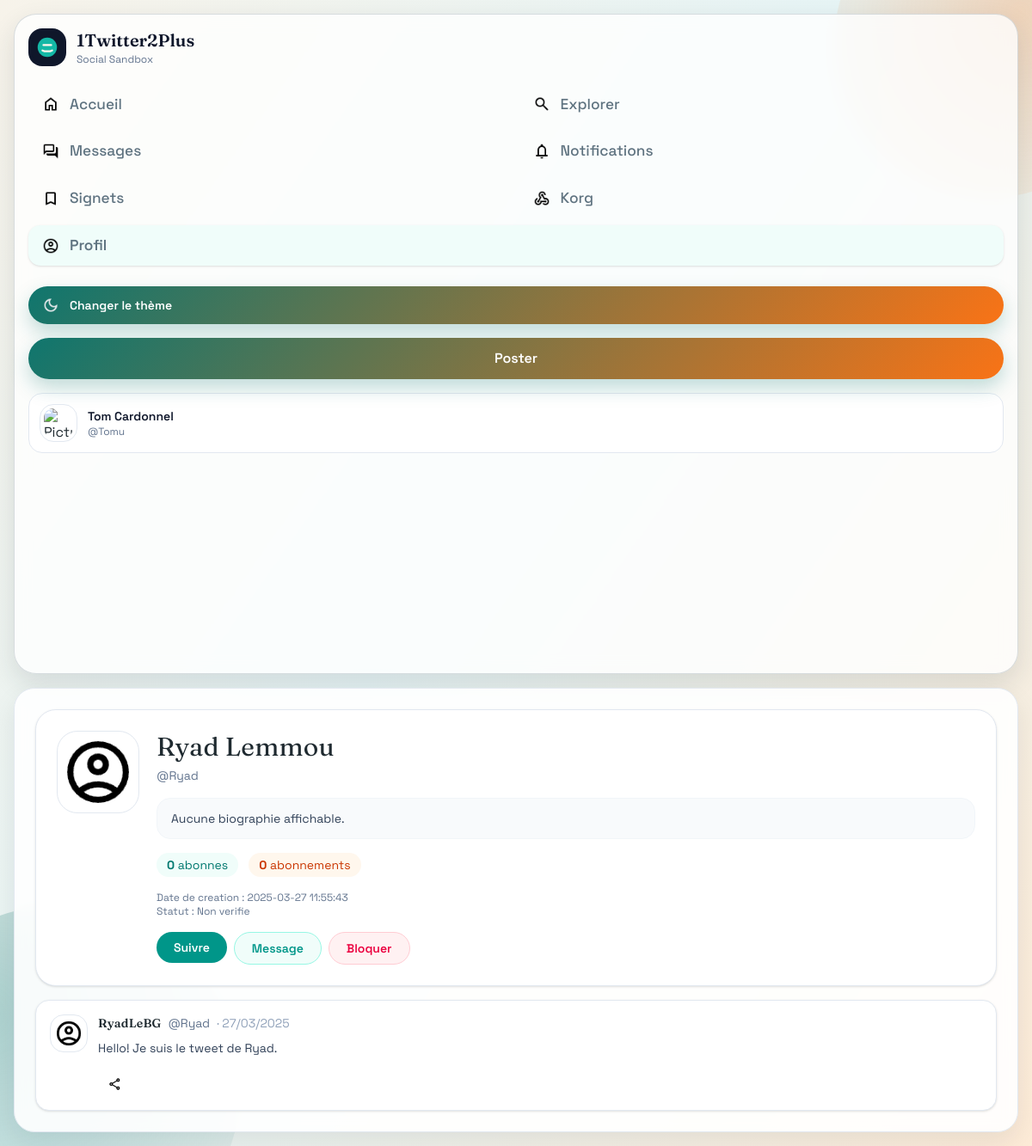
Page /account?username=Ryad (signed in) on the committed database.
### tables this page shows
CREATE TABLE `user` (
  `id` integer PRIMARY KEY AUTO_INCREMENT,
  `role` varchar(255) DEFAULT 'user',
  `firstname` varchar(255) NOT NULL,
  `lastname` varchar(255) NOT NULL,
  `username` varchar(255) UNIQUE NOT NULL,
  `display_name` varchar(255),
  `email` varchar(255) UNIQUE NOT NULL,
  `password` varchar(255) NOT NULL,
  `birthdate` date NOT NULL,
  `phone` varchar(255) NULL,
  `url` varchar(255) NULL,
  `biography` varchar(255) NULL,
  `city` varchar(255) NULL,
  `country` varchar(255) NULL,
  `genre` varchar(255) NULL,
  `picture` varchar(255) NULL,
  `header` varchar(255) NULL,
  `NSFW` boolean DEFAULT false,
  `is_active` boolean DEFAULT true NOT NULL,
  `is_verified` boolean DEFAULT false NOT NULL,
  `ban` varchar(255) DEFAULT NULL,
  `creation_date` datetime DEFAULT CURRENT_TIMESTAMP,
  `verified_date` date DEFAULT NULL,
  `inactive_date` date DEFAULT NULL,
  `verification_code` varchar(6) NULL
);

CREATE TABLE `tweet` (
  `id` integer PRIMARY KEY AUTO_INCREMENT,
  `id_user` integer NOT NULL,
  `reply_to` integer NULL,
  `quote_to` integer NULL,
  `NSFW` boolean DEFAULT false NOT NULL,
  `content` varchar(140) NOT NULL,
  `creation_date` datetime DEFAULT CURRENT_TIMESTAMP,
  `is_pinned` boolean NOT NULL DEFAULT false,
  `is_community` boolean NOT NULL DEFAULT false,
  `media1` varchar(255) NULL,
  `media2` varchar(255) NULL,
  `media3` varchar(255) NULL,
  `media4` varchar(255) NULL,
  FOREIGN KEY (id_user) REFERENCES user(id),
  FOREIGN KEY (reply_to) REFERENCES tweet(id),
  FOREIGN KEY (quote_to) REFERENCES tweet(id)
);

### app/views/Account_View.php (the view, shortened to what the rows shown need)
<!DOCTYPE html>
<html lang="fr">
<head>
    <link href="/css/output.css" rel="stylesheet">
    <link rel="stylesheet" href="/css/ui-refresh.css">
</head>
<body class="ui-refresh min-h-screen bg-linear-to-br from-amber-50 via-cyan-50 to-rose-50 text-slate-800 dark:text-slate-200 font-['Space_Grotesk',sans-serif] dark:from-slate-950 dark:via-slate-900 dark:to-slate-950 ">
    <main class="relative z-10 mx-auto w-[95%] xl:w-4/5 px-4 py-4">
        <div class="grid min-h-[calc(100vh-2rem)] grid-cols-1 gap-4 xl:grid-cols-[250px_minmax(0,1fr)]">
            <section class="space-y-4 overflow-hidden rounded-3xl border border-slate-200 dark:border-slate-800 bg-white/90 dark:bg-slate-900/90 p-4 shadow-[0_12px_30px_rgba(15,23,42,0.08)] backdrop-blur-sm sm:p-6">
                <?php if (isset($user) && is_array($user)): ?>
                <section class="rounded-3xl border border-slate-200 dark:border-slate-800 bg-white dark:bg-slate-900 p-5 shadow-sm sm:p-6">
                    <div class="flex flex-col gap-5 sm:flex-row sm:items-start">
                        <img src="<?= !empty($user['picture']) ? htmlspecialchars($user['picture']) : '/assets/Black_Icons/Black_profil.png' ?>"
                            alt="Photo de profil" class="h-24 w-24 rounded-3xl border border-slate-200 dark:border-slate-700 object-cover p-1">
                        <div class="w-full">
                            <h1 class="font-['Fraunces',serif] text-3xl leading-tight text-slate-900 dark:text-slate-100"><?= htmlspecialchars($user['firstname'] ?? '') ?> <?= htmlspecialchars($user['lastname'] ?? '') ?></h1>
                            <p class="mt-1 text-sm text-slate-500 dark:text-slate-400">@<?= htmlspecialchars($user['username'] ?? '') ?></p>
                            <?php if ($hasBlockedMe): ?>
                                <p class="mt-4 rounded-2xl border border-rose-100 dark:border-rose-800 bg-rose-50 dark:bg-rose-900/30 px-4 py-3 text-sm font-semibold text-rose-700 dark:text-rose-300">
                                    Cet utilisateur vous a bloqué.
                                </p>
                            <?php else: ?>
                                <p class="mt-4 rounded-2xl border border-slate-100 dark:border-slate-700 bg-slate-50 dark:bg-slate-800 px-4 py-3 text-sm leading-relaxed text-slate-700 dark:text-slate-200">
                                    <?= !empty($user['biography']) ? nl2br(htmlspecialchars($user['biography'])) : 'Aucune biographie affichable.' ?>
                                </p>
                                <div class="mt-4 flex flex-wrap gap-3 text-sm">
                                    <span class="rounded-full bg-teal-50 dark:bg-teal-900/30 px-3 py-1 text-teal-700 dark:text-teal-300"><strong><?= $followersCount ?? 0 ?></strong> abonnes</span>
                                    <span class="rounded-full bg-orange-50 dark:bg-orange-900/30 px-3 py-1 text-orange-700 dark:text-orange-300"><strong><?= $followingCount ?? 0 ?></strong> abonnements</span>
                                </div>
                                <div class="mt-4 text-xs text-slate-500 dark:text-slate-400">
                                    <p>Date de creation : <?= !empty($user['creation_date']) ? htmlspecialchars($user['creation_date']) : 'Non disponible' ?></p>
                                    <p>Statut : <?= !empty($user['is_verified']) && $user['is_verified'] ? 'Verifie' : 'Non verifie' ?></p>
                                </div>
                                <div class="mt-4 flex gap-2">
                                <?php if (!($isOwnProfile ?? true)): ?>
                                    <form action="<?= ($isFollowing ?? false) ? '/unfollow' : '/follow' ?>" method="POST">
                                        <button type="submit" class="rounded-full px-5 py-2 text-sm font-semibold text-white transition <?= ($isFollowing ?? false) ? 'bg-slate-700 hover:bg-slate-600' : 'bg-teal-600 hover:bg-teal-700' ?>">
                                            <?= ($isFollowing ?? false) ? 'Ne plus suivre' : 'Suivre' ?>
                                        </button>
                                    </form>
                                    <a href="/message?username=<?= urlencode($user['username'] ?? '') ?>" class="rounded-full border border-teal-200 dark:border-teal-800 bg-teal-50 dark:bg-teal-900/30 px-5 py-2 text-sm font-semibold text-teal-600 dark:text-teal-400 transition hover:bg-teal-100 dark:hover:bg-teal-900/50 flex items-center justify-center">
                                        Message
                                    </a>
                                    <form action="/block" method="POST">
                                        <button type="submit" class="rounded-full border border-rose-200 dark:border-rose-800 bg-rose-50 dark:bg-rose-900/30 px-5 py-2 text-sm font-semibold text-rose-600 dark:text-rose-400 transition hover:bg-rose-100 dark:hover:bg-rose-900/50">
                                            Bloquer
                                        </button>
                                    </form>
                                <?php else: ?>
                                    <button onclick="togglePopup()" class="rounded-full bg-teal-600 px-5 py-2 text-sm font-semibold text-white transition hover:bg-teal-700">
                                        Editer le profil
                                    </button>
                                <?php endif; ?>
                                </div>
                            <?php endif; ?>
                        </div>
                    </div>
                </section>
                <?php else: ?>
                    <p class="rounded-2xl border border-slate-200 dark:border-slate-700 bg-slate-50 dark:bg-slate-800 px-4 py-3 text-sm text-slate-500 dark:text-slate-400">Aucun profil utilisateur a afficher.</p>
                <?php endif; ?>
                <section class="space-y-3">
                    <?php if (!$isBlockedByMe && !$hasBlockedMe && isset($tweets) && !empty($tweets)): ?>
                        <?php foreach ($tweets as $tweet): ?>
                        <article class="rounded-2xl border border-slate-200 dark:border-slate-800 bg-white dark:bg-slate-900 p-4 shadow-sm transition hover:bg-slate-50 dark:hover:bg-slate-800/50">
                            <div class="flex items-start gap-3">
                                <img src="<?= htmlspecialchars($tweet['picture'] ?? '/assets/Black_Icons/Black_profil.png') ?>" alt="Profil" class="h-11 w-11 rounded-2xl border border-slate-200 dark:border-slate-700 object-cover p-1">
                                <div class="w-full">
                                    <header class="flex flex-wrap items-center gap-2 text-sm">
                                        <h3 class="font-semibold text-slate-900 dark:text-slate-100"><?= htmlspecialchars($tweet['display_name'] ?? 'Utilisateur') ?></h3>
                                        <span class="text-slate-500 dark:text-slate-400">@<?= htmlspecialchars($tweet['username'] ?? 'utilisateur') ?></span>
                                        <span class="text-slate-400">· <?= date('d/m/Y', strtotime($tweet['creation_date'] ?? 'now')) ?></span>
                                    </header>
                                    <p class="mt-2 text-sm leading-relaxed text-slate-700 dark:text-slate-200"><?= format_content($tweet['content'] ?? '') ?></p>
                                    <div class="mt-4 flex items-center justify-between">
                                        <div class="flex gap-4">
                                            <button type="button" onclick="openShareModal(<?= (int) $tweet['id_tweet'] ?>)" class="action-btn flex items-center gap-1 rounded-full px-3 py-1.5 transition hover:bg-slate-100 dark:hover:bg-slate-800 text-slate-500 dark:text-slate-400">
                                                <img src="/assets/Black_Icons/black_share.png" alt="share" class="h-4 w-4">
                                            </button>
                                        </div>
                                    </div>
                                </div>
                            </div>
                        </article>
                        <?php endforeach; ?>
                    <?php elseif (!$isBlockedByMe && !$hasBlockedMe): ?>
                        <p class="rounded-2xl border border-slate-200 dark:border-slate-700 bg-slate-50 dark:bg-slate-800 px-4 py-3 text-sm text-slate-500 dark:text-slate-400">Aucun tweet a afficher.</p>
                    <?php endif; ?>
                </section>
            </section>
        </div>
    </main>
</body>
</html>

### app/helpers/Formatting.php
<?php
function format_content($content)
{
    $content = htmlspecialchars($content, ENT_QUOTES, 'UTF-8');
    $content = preg_replace(
        '/@(\w+)/',
        '<a href="/account?username=$1" class="text-teal-600 hover:underline font-medium">@$1</a>',
        $content
    );
    $content = preg_replace(
        '/#(\w+)/',
        '<a href="/search?q=%23$1" class="text-orange-500 hover:underline font-medium">#$1</a>',
        $content
    );
    return $content;
}

### rows in the picture
user: firstname "Ryad", lastname "Lemmou", username "Ryad", creation_date "2025-03-27 11:55:43"
tweet: id_user.display_name "RyadLeBG", id_user.username "Ryad", creation_date "27/03/2025", content "Hello! Je suis le tweet de Ryad."

### other values in the picture
$item['label'] "Accueil"
$item['label'] "Explorer"
$item['label'] "Messages"
$item['label'] "Notifications"
$item['label'] "Signets"
$item['label'] "Korg"
$item['label'] "Profil"
$_SESSION['user']['firstname'] "Tom"
$_SESSION['user']['lastname'] "Cardonnel"
$_SESSION['user']['username'] "Tomu"
$followersCount "0"
$followingCount "0"
